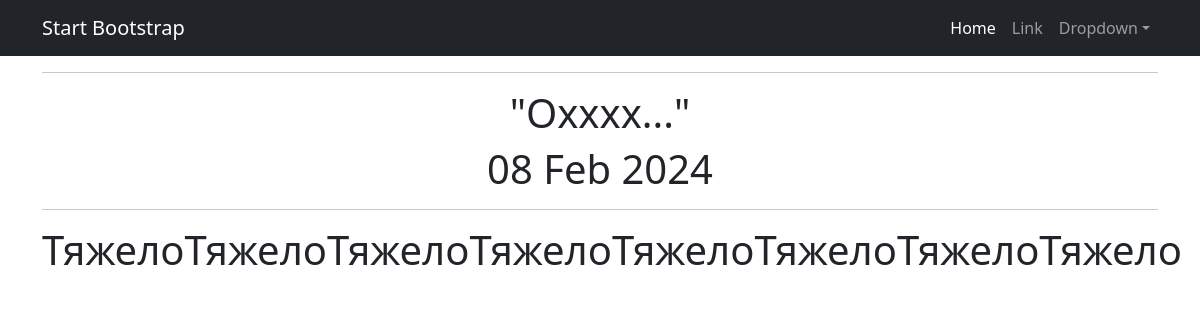
The page /posts/16 on the database its author committed.
### news/models.py (models this page shows, shortened)
class Post(models.Model):
    article = "AR"
    news = "NE"
    POSITIONS = [
        (article, "Статья"),
        (news, "Новость"),
    ]
    time_in = models.DateTimeField(auto_now_add=True)
    type_of_post = models.CharField(max_length=2,
                                    choices=POSITIONS,
                                    default=news
                                    )
    heading = models.CharField(max_length=30)
    text_of_post = models.TextField(max_length=2000)
    rating = models.FloatField(default=0.0)
    author = models.ForeignKey(Author, on_delete=models.CASCADE)
    category = models.ManyToManyField(Category, through='PostCategory')

### news/views.py (the view)
# urls.py: path('<int:pk>', PostDetail.as_view(), name='post_detail'),
class PostDetail(DetailView):
    model = Post
    template_name = 'posts_info/post_detail.html'
    context_object_name = 'post'

### news/templatetags/custom_filters.py (called while the page is built)
@register.filter()
def censor(text):
    text_list = text.split()
    censored_text_list = []
    bad_words = ['поездка', 'стоимость']
    for word in text_list:
        clean_word = ''.join(c for c in word if c not in string.punctuation)
        if clean_word.lower() in bad_words:
            censored_word = clean_word[0] + (len(clean_word) - 1) * '*'
            censored_text_list.append(word.replace(clean_word, censored_word))
        else:
            censored_text_list.append(word)
    return ' '.join(censored_text_list)

### templates/posts_info/post_detail.html (shortened to what this page needs)
{% extends 'default.html' %}
{% load custom_filters %}
{% block content %}
<hr>
<h1>"{{ post.heading}}"</h1>
<h1>{{ post.time_in|date:'d M Y'}}</h1>
<hr>
<h1>{{ post.text_of_post|censor}}</h1>
{% endblock content %}

### rows shown on the page
Post: heading "Охххх...", time_in "08 Feb 2024", text_of_post|censor "ТяжелоТяжелоТяжелоТяжелоТяжелоТяжелоТяжелоТяжело"
